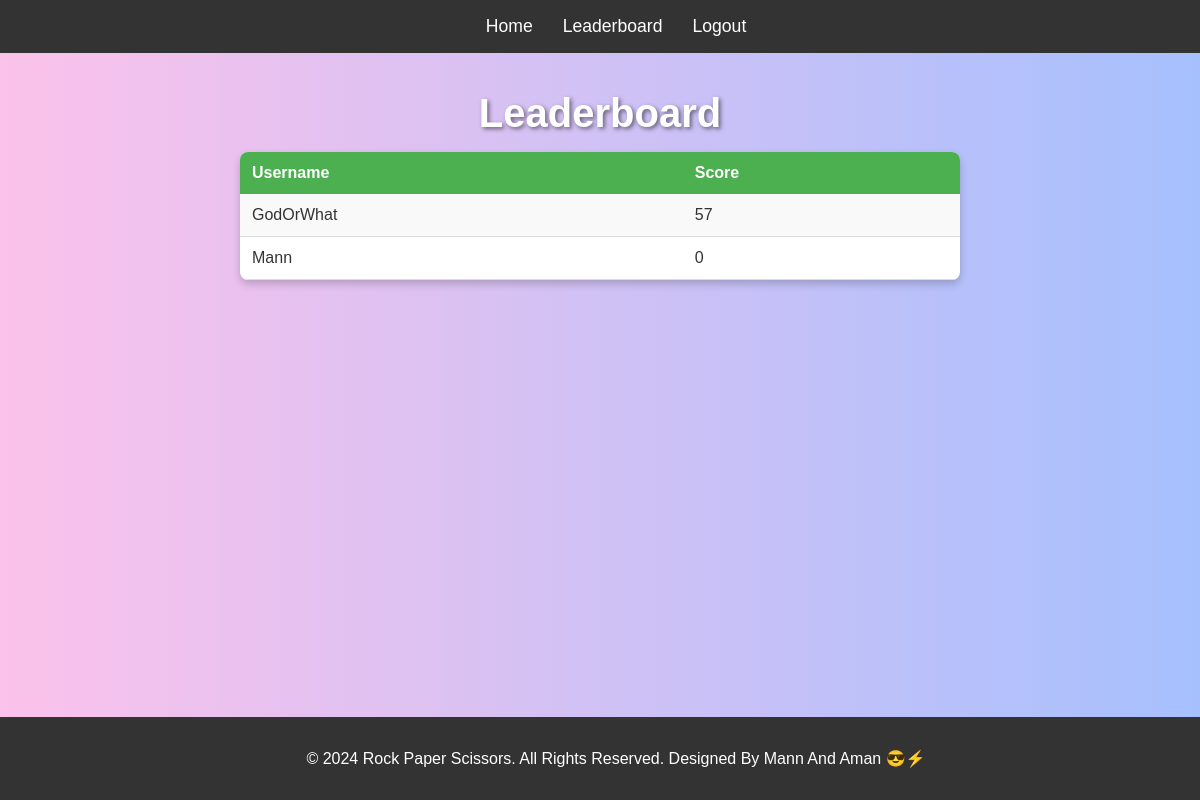
The page /leaderboard on the database as committed earlier.
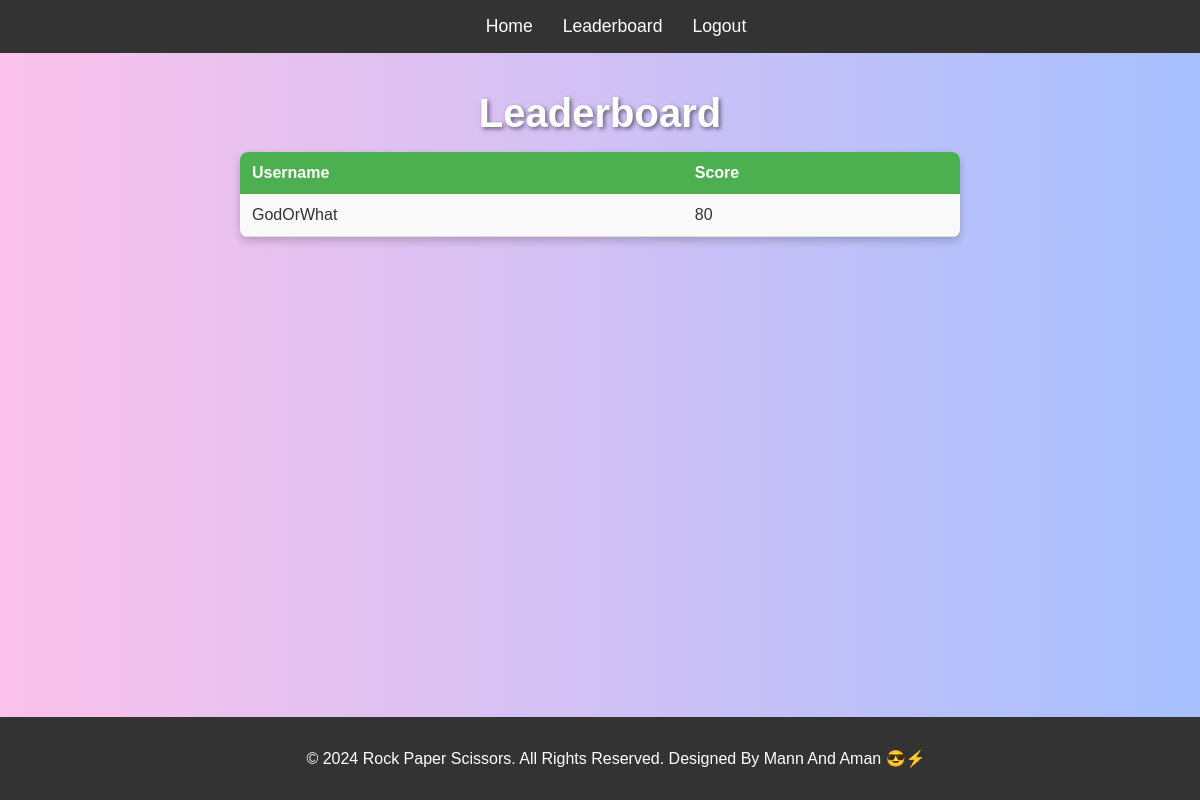
The same page on the database as committed later.
### app.py (models this page shows)
class User(db.Model):
    id = db.Column(db.Integer, primary_key=True)
    username = db.Column(db.String(150), unique=True, nullable=False)
    password = db.Column(db.String(150), nullable=False)
    score = db.Column(db.Integer, default=0)  # for storing the score

### app.py (the view)
@app.route('/leaderboard')
def leaderboard():
    users = User.query.order_by(User.score.desc()).all()  # Sort users by score in descending order
    return render_template('leaderboard.html', users=users)

### templates/leaderboard.html (shortened to what this page needs)
<!DOCTYPE html>
<html lang="en">
<head>
    <link rel="stylesheet" href="/static/css/style3.css">
</head>
<body>
    <nav>
        <ul>
            <li><a href="{{ url_for('index') }}">Home</a></li>
            <li><a href="{{ url_for('leaderboard') }}">Leaderboard</a></li>
            <li><a href="{{ url_for('logout') }}">Logout</a></li>
        </ul>
    </nav>
    <div class="container">
        <h1>Leaderboard</h1>
        <table>
            <tr>
                <th>Username</th>
                <th>Score</th>
            </tr>
            {% for user in users %}
            <tr class="Bol">
                <td>{{ user.username }}</td>
                <td>{{ user.score }}</td>
            </tr>
            {% endfor %}
        </table>
    </div>
    <footer>
        <p>© 2024 Rock Paper Scissors. All Rights Reserved. Designed By Mann And Aman 😎⚡</p>
    </footer>
</body>
</html>

### static/css/style3.css (style rules this page uses)
body { font-family: Arial, sans-serif; margin: 0; padding: 0; background: linear-gradient(to right, #fbc2eb, #a6c0fe); color: #333; }
nav { background-color: #333; padding: 1rem; position: fixed; width: 100%; top: 0; left: 0; z-index: 1000; }
nav ul { list-style-type: none; margin: 0; padding: 0; display: flex; justify-content: center; }
nav li { margin: 0 15px; }
nav a { color: #fff; text-decoration: none; font-size: 1.1rem; }
.container { margin-top: 4rem; display: flex; flex-direction: column; align-items: center; }
h1 { font-size: 2.5rem; margin-bottom: 1rem; color: #fff; text-shadow: 2px 2px 4px rgba(0, 0, 0, 0.5); }
table { border-collapse: collapse; width: 60%; max-width: 800px; background: #fff; box-shadow: 0 4px 8px rgba(0, 0, 0, 0.2); border-radius: 8px; overflow: hidden; }
th { background-color: #4CAF50; color: white; padding: 12px; text-align: left; font-weight: bold; }
td { padding: 12px; border-bottom: 1px solid #ddd; transition: background-color 0.3s ease; }
tr:nth-child(even) { background-color: #f9f9f9; }
tr.Bol { animation: pulse 1.5s infinite; }
footer { background-color: #333; color: #fff; text-align: center; padding: 1rem; position: fixed; width: 100%; bottom: 0; }

Rows that differ between the two databases and show on the page:
removed User: username "Mann", score "0"
changed User "GodOrWhat": score "57" → "80"
